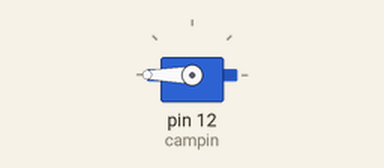
Recording of a sketch running on a simulated Arduino Uno, built with avr-gcc and run on an emulated ATmega328P. Shown: servo.

Above: at 1.05 s.
At 3.5 s:
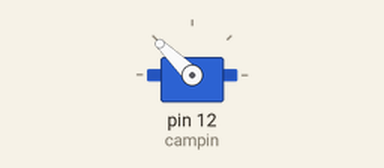
At 6.0 s:
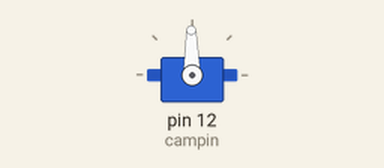
At 11.0 s:
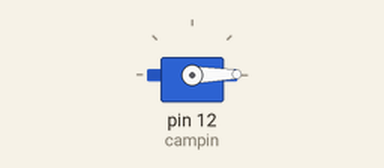
Timing chart, 0 to 14.0 s (numbered marks = the images above):
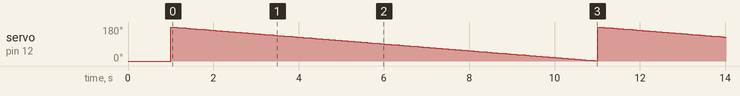

The sketch:

servo.ino
```cpp
#include <Servo.h>
#define campin 12

Servo camservo;

void setup() {
  // put your setup code here, to run once:
  pinMode(12, OUTPUT);
  camservo.attach(campin, 500, 2500);
  camservo.writeMicroseconds(500);
  delay(1000);

}

void loop() {
  // put your main code here, to run repeatedly:
  for(int  i = 2500; i>500;i=i-10){
    camservo.writeMicroseconds(i);
    delay(50);
  }

}
```

Measured:
- by itself, servo on pin 12 (campin): ramps from 180° to 1° and jumps back, once every 10.0 s
